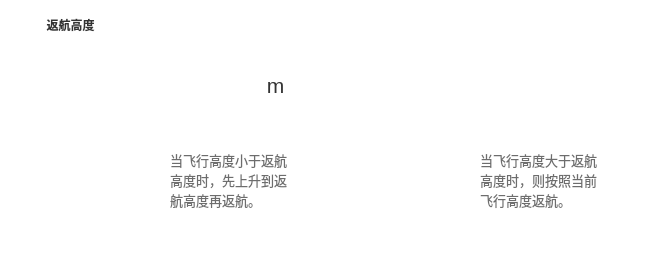
        <widget class="QWidget" name="widget_85" native="true">
         <property name="geometry">
          <rect>
           <x>0</x>
           <y>1380</y>
           <width>661</width>
           <height>261</height>
          </rect>
         </property>
         <property name="styleSheet">
          <string notr="true">background-color: rgb(255, 255, 255);</string>
         </property>
         <widget class="QLabel" name="label_172">
          <property name="geometry">
           <rect>
            <x>20</x>
            <y>10</y>
            <width>101</width>
            <height>31</height>
           </rect>
          </property>
          <property name="styleSheet">
           <string notr="true">outline:0px;
font: 13pt &quot;思源黑体&quot;;
color:rgb(51, 51, 51);
border-width:0;
background: transparent;
border-style:outset;</string>
          </property>
          <property name="text">
           <string>&lt;html&gt;&lt;head/&gt;&lt;body&gt;&lt;p align=&quot;center&quot;&gt;&lt;span style=&quot; font-weight:600;&quot;&gt;返航高度&lt;/span&gt;&lt;/p&gt;&lt;/body&gt;&lt;/html&gt;</string>
          </property>
          <property name="textFormat">
           <enum>Qt::RichText</enum>
          </property>
         </widget>
         <widget class="QWidget" name="takeoffAltitude_widget_SPE_4" native="true">
          <property name="geometry">
           <rect>
            <x>30</x>
            <y>60</y>
            <width>214</width>
            <height>59</height>
           </rect>
          </property>
          <property name="minimumSize">
           <size>
            <width>214</width>
            <height>59</height>
           </size>
          </property>
          <property name="styleSheet">
           <string notr="true">background-image: url(:/images/resources/images/ui/SHGCSetUp/returnheight.png);</string>
          </property>
          <widget class="QPushButton" name="return_height_sub_2">
           <property name="geometry">
            <rect>
             <x>0</x>
             <y>0</y>
             <width>59</width>
             <height>59</height>
            </rect>
           </property>
           <property name="minimumSize">
            <size>
             <width>59</width>
             <height>59</height>
            </size>
           </property>
           <property name="styleSheet">
            <string notr="true">border:none;</string>
           </property>
           <property name="text">
            <string/>
           </property>
           <property name="icon">
            <iconset resource="../../qgc.qrc">
             <normaloff>:/images/resources/images/ui/SHGCSetUp/minusSign_gray.png</normaloff>:/images/resources/images/ui/SHGCSetUp/minusSign_gray.png</iconset>
           </property>
           <property name="iconSize">
            <size>
             <width>59</width>
             <height>59</height>
            </size>
           </property>
          </widget>
          <widget class="QPushButton" name="return_height_add_2">
           <property name="geometry">
            <rect>
             <x>150</x>
             <y>0</y>
             <width>59</width>
             <height>59</height>
            </rect>
           </property>
           <property name="minimumSize">
            <size>
             <width>59</width>
             <height>59</height>
            </size>
           </property>
           <property name="styleSheet">
            <string notr="true">border:none;</string>
           </property>
           <property name="text">
            <string/>
           </property>
           <property name="icon">
            <iconset resource="../../qgc.qrc">
             <normaloff>:/images/resources/images/ui/SHGCSetUp/plusSign_gray.png</normaloff>:/images/resources/images/ui/SHGCSetUp/plusSign_gray.png</iconset>
           </property>
           <property name="iconSize">
            <size>
             <width>59</width>
             <height>59</height>
            </size>
           </property>
          </widget>
          <widget class="QLineEdit" name="return_height_2">
           <property name="geometry">
            <rect>
             <x>60</x>
             <y>0</y>
             <width>90</width>
             <height>59</height>
            </rect>
           </property>
           <property name="minimumSize">
            <size>
             <width>90</width>
             <height>59</height>
            </size>
           </property>
           <property name="font">
            <font>
             <family>Source Han Sans CN</family>
             <pointsize>14</pointsize>
             <weight>50</weight>
             <bold>false</bold>
            </font>
           </property>
           <property name="styleSheet">
            <string notr="true">border:none;
color: rgb(51, 51, 51);</string>
           </property>
           <property name="text">
            <string/>
           </property>
           <property name="alignment">
            <set>Qt::AlignCenter</set>
           </property>
          </widget>
         </widget>
         <widget class="QLabel" name="label_173">
          <property name="geometry">
           <rect>
            <x>260</x>
            <y>70</y>
            <width>31</width>
            <height>31</height>
           </rect>
          </property>
          <property name="styleSheet">
           <string notr="true">color:rgb(51, 51, 51);</string>
          </property>
          <property name="text">
           <string>&lt;html&gt;&lt;head/&gt;&lt;body&gt;&lt;p align=&quot;center&quot;&gt;&lt;span style=&quot; font-size:16pt;&quot;&gt;m&lt;/span&gt;&lt;/p&gt;&lt;/body&gt;&lt;/html&gt;</string>
          </property>
         </widget>
         <widget class="QWidget" name="widget_86" native="true">
          <property name="geometry">
           <rect>
            <x>40</x>
            <y>140</y>
            <width>117</width>
            <height>86</height>
           </rect>
          </property>
          <property name="styleSheet">
           <string notr="true">border-image: url(:/images/resources/images/ui/SHGCSetUp/flybelow.png);</string>
          </property>
         </widget>
         <widget class="QWidget" name="widget_87" native="true">
          <property name="geometry">
           <rect>
            <x>350</x>
            <y>134</y>
            <width>117</width>
            <height>109</height>
           </rect>
          </property>
          <property name="styleSheet">
           <string notr="true">border-image: url(:/images/resources/images/ui/SHGCSetUp/flyabove.png);</string>
          </property>
         </widget>
         <widget class="QLabel" name="label_174">
          <property name="geometry">
           <rect>
            <x>170</x>
            <y>150</y>
            <width>121</width>
            <height>81</height>
           </rect>
          </property>
          <property name="styleSheet">
           <string notr="true">color: rgb(109, 109, 109);</string>
          </property>
          <property name="lineWidth">
           <number>2</number>
          </property>
          <property name="midLineWidth">
           <number>1</number>
          </property>
          <property name="text">
           <string>&lt;!DOCTYPE HTML PUBLIC &quot;-//W3C//DTD HTML 4.0//EN&quot; &quot;http://www.w3.org/TR/REC-html40/strict.dtd&quot;&gt;
&lt;html&gt;&lt;head&gt;&lt;meta name=&quot;qrichtext&quot; content=&quot;1&quot; /&gt;&lt;style type=&quot;text/css&quot;&gt;
p, li { white-space: pre-wrap; }
&lt;/style&gt;&lt;/head&gt;&lt;body style=&quot; font-family:'SimSun'; font-size:9pt; font-weight:400; font-style:normal;&quot;&gt;
&lt;p style=&quot; margin-top:12px; margin-bottom:12px; margin-left:0px; margin-right:0px; -qt-block-indent:0; text-indent:0px;&quot;&gt;&lt;span style=&quot; font-size:10pt;&quot;&gt;当飞行高度小于返航高度时，先上升到返航高度再返航。&lt;/span&gt;&lt;/p&gt;&lt;/body&gt;&lt;/html&gt;</string>
          </property>
          <property name="alignment">
           <set>Qt::AlignLeading|Qt::AlignLeft|Qt::AlignTop</set>
          </property>
          <property name="wordWrap">
           <bool>true</bool>
          </property>
         </widget>
         <widget class="QLabel" name="label_175">
          <property name="geometry">
           <rect>
            <x>480</x>
            <y>150</y>
            <width>121</width>
            <height>81</height>
           </rect>
          </property>
          <property name="styleSheet">
           <string notr="true">color: rgb(109, 109, 109);</string>
          </property>
          <property name="lineWidth">
           <number>2</number>
          </property>
          <property name="midLineWidth">
           <number>1</number>
          </property>
          <property name="text">
           <string>&lt;!DOCTYPE HTML PUBLIC &quot;-//W3C//DTD HTML 4.0//EN&quot; &quot;http://www.w3.org/TR/REC-html40/strict.dtd&quot;&gt;
&lt;html&gt;&lt;head&gt;&lt;meta name=&quot;qrichtext&quot; content=&quot;1&quot; /&gt;&lt;style type=&quot;text/css&quot;&gt;
p, li { white-space: pre-wrap; }
&lt;/style&gt;&lt;/head&gt;&lt;body style=&quot; font-family:'SimSun'; font-size:9pt; font-weight:400; font-style:normal;&quot;&gt;
&lt;p style=&quot; margin-top:12px; margin-bottom:12px; margin-left:0px; margin-right:0px; -qt-block-indent:0; text-indent:0px;&quot;&gt;&lt;span style=&quot; font-size:10pt;&quot;&gt;当飞行高度大于返航高度时，则按照当前飞行高度返航。&lt;/span&gt;&lt;/p&gt;&lt;/body&gt;&lt;/html&gt;</string>
          </property>
          <property name="alignment">
           <set>Qt::AlignLeading|Qt::AlignLeft|Qt::AlignTop</set>
          </property>
          <property name="wordWrap">
           <bool>true</bool>
          </property>
         </widget>
        </widget>
